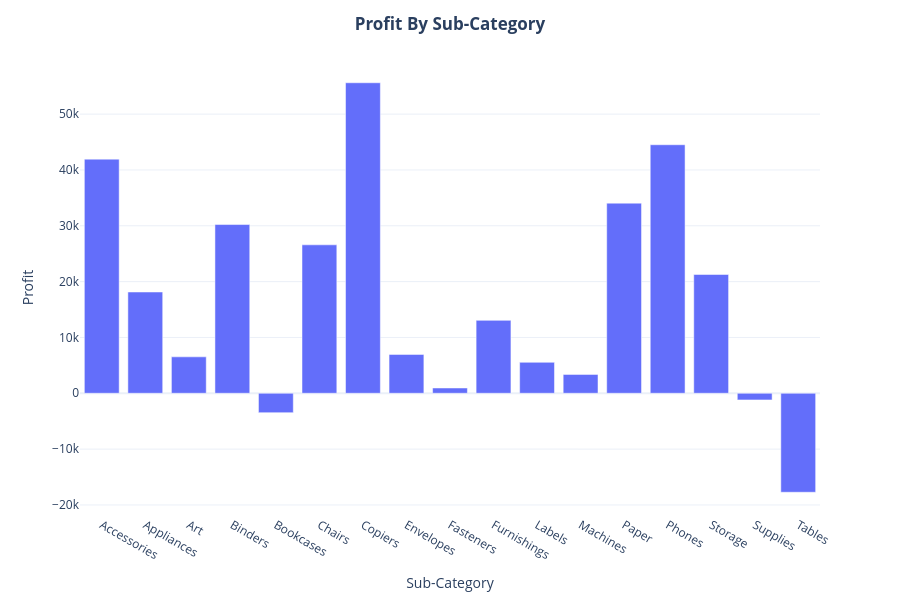

Notebook cell for this chart:
### Code cell
fig = px.bar(
              profit_by_subcategory,
              x = 'Sub-Category',
              y = 'Profit'
)
fig.update_layout(
    title = {
        'text' : '<b>Profit By Sub-Category</b>',
        'x' : 0.5,
        'xanchor'  : 'center'
    },
    template = 'plotly_white',
    height = 600
)
fig.show()

### Figure 1 — Plotly figure (JSON) as saved in the notebook; plotly's stock layout.template omitted (floating-point values rounded to 4 significant figures)
{"data": [{"hovertemplate": "Sub-Category=%{x}<br>Profit=%{y}<extra></extra>", "legendgroup": "", "marker": {"color": "#636efa", "pattern": {"shape": ""}}, "name": "", "orientation": "v", "showlegend": false, "textposition": "auto", "type": "bar", "x": ["Accessories", "Appliances", "Art", "Binders", "Bookcases", "Chairs", "Copiers", "Envelopes", "Fasteners", "Furnishings", "Labels", "Machines", "Paper", "Phones", "Storage", "Supplies", "Tables"], "xaxis": "x", "y": [41940.0, 18140.0, 6528.0, 30220.0, -3473.0, 26590.0, 55620.0, 6964.0, 949.5, 13060.0, 5546.0, 3385.0, 34050.0, 44520.0, 21280.0, -1189.0, -17730.0], "yaxis": "y"}], "layout": {"barmode": "relative", "height": 600, "legend": {"tracegroupgap": 0}, "margin": {"t": 60}, "title": {"text": "<b>Profit By Sub-Category</b>", "x": 0.5, "xanchor": "center"}, "xaxis": {"anchor": "y", "domain": [0, 1], "title": {"text": "Sub-Category"}}, "yaxis": {"anchor": "x", "domain": [0, 1], "title": {"text": "Profit"}}}}
